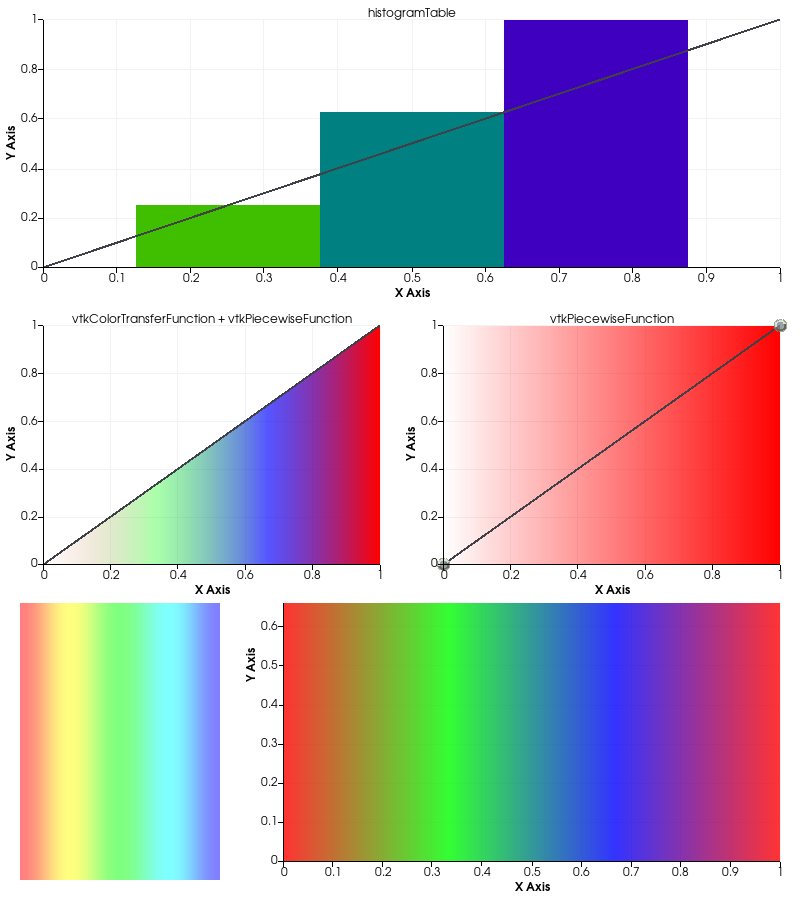

Write Python code to recreate this figure.
#!/usr/bin/env python
# Demonstrate multiple scalars-to-colors items in separate chart viewports.

import vtkmodules.vtkInteractionStyle  # noqa: F401
import vtkmodules.vtkRenderingContextOpenGL2  # noqa: F401
import vtkmodules.vtkRenderingOpenGL2  # noqa: F401

from vtkmodules.vtkChartsCore import (
    vtkChartXY,
    vtkColorTransferFunctionItem,
    vtkCompositeTransferFunctionItem,
    vtkLookupTableItem,
    vtkPiecewiseControlPointsItem,
    vtkPiecewiseFunctionItem,
)
from vtkmodules.vtkCommonCore import vtkDoubleArray, vtkLookupTable
from vtkmodules.vtkCommonDataModel import vtkPiecewiseFunction, vtkTable
from vtkmodules.vtkRenderingContext2D import vtkContextActor, vtkContextScene
from vtkmodules.vtkRenderingCore import (
    vtkColorTransferFunction,
    vtkRenderWindow,
    vtkRenderWindowInteractor,
    vtkRenderer,
)

# Lookup Table.
lookup_table = vtkLookupTable()
lookup_table.SetAlpha(0.5)
lookup_table.Build()

# Color transfer function.
color_transfer_function = vtkColorTransferFunction()
color_transfer_function.AddHSVSegment(0.0, 0.0, 1.0, 1.0, 0.3333, 0.3333, 1.0, 1.0)
color_transfer_function.AddHSVSegment(0.3333, 0.3333, 1.0, 1.0, 0.6666, 0.6666, 1.0, 1.0)
color_transfer_function.AddHSVSegment(0.6666, 0.6666, 1.0, 1.0, 1.0, 0.0, 1.0, 1.0)
color_transfer_function.Build()

# Opacity function.
opacity_function = vtkPiecewiseFunction()
opacity_function.AddPoint(0.0, 0.0)
opacity_function.AddPoint(1.0, 1.0)

# Histogram table.
histo_table = vtkTable()
bin_array = vtkDoubleArray()
bin_array.SetName("bins")
histo_table.AddColumn(bin_array)
value_array = vtkDoubleArray()
value_array.SetName("values")
histo_table.AddColumn(value_array)

histo_table.SetNumberOfRows(3)
histo_table.SetValue(0, 0, 0.25)
histo_table.SetValue(0, 1, 2)
histo_table.SetValue(1, 0, 0.5)
histo_table.SetValue(1, 1, 5)
histo_table.SetValue(2, 0, 0.75)
histo_table.SetValue(2, 1, 8)

# Chart 0 — vtkLookupTable.
chart_0 = vtkChartXY()
chart_scene_0 = vtkContextScene()
chart_scene_0.AddItem(chart_0)
chart_actor_0 = vtkContextActor()
chart_actor_0.SetScene(chart_scene_0)

lookup_table_item = vtkLookupTableItem()
lookup_table_item.SetLookupTable(lookup_table)
chart_0.AddPlot(lookup_table_item)
chart_0.SetAutoAxes(False)
chart_0.GetAxis(0).SetVisible(False)
chart_0.GetAxis(1).SetVisible(False)
chart_0.SetTitle("vtkLookupTable")

# Chart 1 — vtkColorTransferFunction.
chart_1 = vtkChartXY()
chart_scene_1 = vtkContextScene()
chart_scene_1.AddItem(chart_1)
chart_actor_1 = vtkContextActor()
chart_actor_1.SetScene(chart_scene_1)

color_transfer_function_item = vtkColorTransferFunctionItem()
color_transfer_function_item.SetColorTransferFunction(color_transfer_function)
color_transfer_function_item.SetOpacity(0.8)
chart_1.AddPlot(color_transfer_function_item)
chart_1.SetTitle("vtkColorTransferFunction")

# Chart 2 — vtkColorTransferFunction + vtkPiecewiseFunction.
chart_2 = vtkChartXY()
chart_scene_2 = vtkContextScene()
chart_scene_2.AddItem(chart_2)
chart_actor_2 = vtkContextActor()
chart_actor_2.SetScene(chart_scene_2)

composite_item_0 = vtkCompositeTransferFunctionItem()
composite_item_0.SetColorTransferFunction(color_transfer_function)
composite_item_0.SetOpacityFunction(opacity_function)
composite_item_0.SetMaskAboveCurve(True)
chart_2.AddPlot(composite_item_0)
chart_2.SetTitle("vtkColorTransferFunction + vtkPiecewiseFunction")

# Chart 3 — vtkPiecewiseFunction.
chart_3 = vtkChartXY()
chart_scene_3 = vtkContextScene()
chart_scene_3.AddItem(chart_3)
chart_actor_3 = vtkContextActor()
chart_actor_3.SetScene(chart_scene_3)

piecewise_function_item = vtkPiecewiseFunctionItem()
piecewise_function_item.SetPiecewiseFunction(opacity_function)
piecewise_function_item.SetColorF(1.0, 0, 0)
chart_3.AddPlot(piecewise_function_item)
control_points_item = vtkPiecewiseControlPointsItem()
control_points_item.SetPiecewiseFunction(opacity_function)
chart_3.AddPlot(control_points_item)
chart_3.SetTitle("vtkPiecewiseFunction")

# Chart 4 — histogramTable.
chart_4 = vtkChartXY()
chart_scene_4 = vtkContextScene()
chart_scene_4.AddItem(chart_4)
chart_actor_4 = vtkContextActor()
chart_actor_4.SetScene(chart_scene_4)

composite_item_1 = vtkCompositeTransferFunctionItem()
composite_item_1.SetColorTransferFunction(color_transfer_function)
composite_item_1.SetOpacityFunction(opacity_function)
composite_item_1.SetHistogramTable(histo_table)
composite_item_1.SetMaskAboveCurve(True)
chart_4.AddPlot(composite_item_1)
chart_4.SetTitle("histogramTable")

# Renderers.
renderer_0 = vtkRenderer()
renderer_0.SetBackground(1.0, 1.0, 1.0)
renderer_0.SetViewport(0.0, 0.0, 0.3, 0.5)
renderer_0.AddActor(chart_actor_0)
chart_scene_0.SetRenderer(renderer_0)

renderer_1 = vtkRenderer()
renderer_1.SetBackground(1.0, 1.0, 1.0)
renderer_1.SetViewport(0.3, 0.0, 1.0, 0.5)
renderer_1.AddActor(chart_actor_1)
chart_scene_1.SetRenderer(renderer_1)

renderer_2 = vtkRenderer()
renderer_2.SetBackground(1.0, 1.0, 1.0)
renderer_2.SetViewport(0.0, 0.33, 0.5, 0.66)
renderer_2.AddActor(chart_actor_2)
chart_scene_2.SetRenderer(renderer_2)

renderer_3 = vtkRenderer()
renderer_3.SetBackground(1.0, 1.0, 1.0)
renderer_3.SetViewport(0.5, 0.33, 1.0, 0.66)
renderer_3.AddActor(chart_actor_3)
chart_scene_3.SetRenderer(renderer_3)

renderer_4 = vtkRenderer()
renderer_4.SetBackground(1.0, 1.0, 1.0)
renderer_4.SetViewport(0.0, 0.66, 1.0, 1.0)
renderer_4.AddActor(chart_actor_4)
chart_scene_4.SetRenderer(renderer_4)

# Window.
render_window = vtkRenderWindow()
render_window.SetMultiSamples(0)
render_window.SetSize(800, 900)
render_window.AddRenderer(renderer_0)
render_window.AddRenderer(renderer_1)
render_window.AddRenderer(renderer_2)
render_window.AddRenderer(renderer_3)
render_window.AddRenderer(renderer_4)
render_window.SetWindowName("multiple scalars to colors")

# Interactor
interactor = vtkRenderWindowInteractor()
interactor.SetRenderWindow(render_window)

interactor.Initialize()
interactor.Start()
